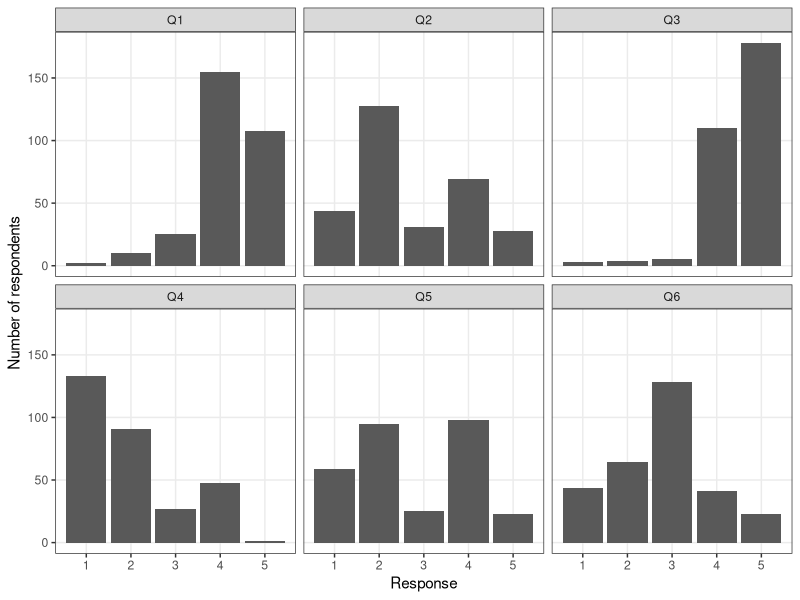

This chart was generated by the following R code:
## ---- chunk 1
knitr::opts_chunk$set(echo = TRUE, dpi = 144, fig.retina = 2)

library(tidyverse)
theme_set(theme_bw() +
            theme(panel.grid.minor.x = element_blank(),
                  panel.grid.minor.y = element_blank()))
## ---- chunk 2
likert_distributions <- list(
  group = c(0.5, 0.5, 0, 0, 0),
  Q1 = c(0.01, 0.05, 0.09, 0.55, 0.30),
  Q2 = c(0.14, 0.45, 0.10, 0.22, 0.09),
  Q3 = c(0.01, 0.01, 0.01, 0.39, 0.58),
  Q4 = c(0.47, 0.32, 0.06, 0.14, 0.01),
  Q5 = c(0.14, 0.33, 0.11, 0.36, 0.06),
  Q6 = c(0.17, 0.21, 0.40, 0.13, 0.09)
)
n_samples <- 300
set.seed(12345)
survey_data <- map_dfc(likert_distributions, 
                       ~ sample(1:5, n_samples, replace = TRUE, prob = .))
## ---- chunk 3
glimpse(survey_data)
## ---- chunk 4
longer_data <- survey_data %>%
  pivot_longer(Q1:Q6, names_to = "question", values_to = "response")
glimpse(longer_data)
## ---- chunk 5
survey_data %>%
  pivot_longer(Q1:Q6, names_to = "question", values_to = "response") %>%
  ggplot(aes(x = response)) +
  geom_bar() +
  facet_wrap(vars(question), ncol = 3) +
  labs(x = "Response", y = "Number of respondents")
